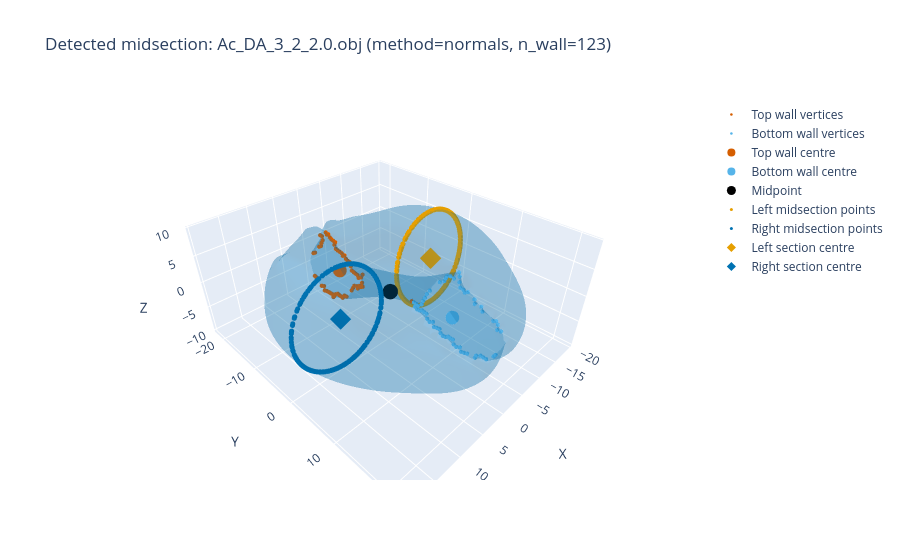

Notebook code cell kept with this figure:
### Code cell
## Single interactive Plotly check: detected midsection on one idealised mesh
import importlib
import cross_section_helpers as csh
importlib.reload(csh)

mesh_to_check = "../Meshes/Onion meshes/pressure_results/Ac_DA_3_2_2.0.obj"
summary = csh.visualize_detected_midsection(mesh_to_check, dot_thresh=0.2, min_normals_wall_vertices=20)
summary

### Figure 1 — Plotly figure (JSON) as saved in the notebook; plotly's stock layout.template omitted (floating-point values rounded to 4 significant figures; data arrays with more than 128 entries replaced by an {"elided": "..."} marker saying what was removed)
{"data": [{"color": "#0072B2", "i": {"elided": "27378 int values"}, "j": {"elided": "27378 int values"}, "k": {"elided": "27378 int values"}, "name": "Mesh", "opacity": 0.2, "type": "mesh3d", "x": {"elided": "13606 float values"}, "y": {"elided": "13606 float values"}, "z": {"elided": "13606 float values"}}, {"marker": {"color": "#D55E00", "size": 2.5}, "mode": "markers", "name": "Top wall vertices", "type": "scatter3d", "x": [0.07025, 0.1279, 0.1067, 0.08406, -0.02076, 0.1363, 0.1234, 0.1519, 0.2049, 0.1662, 0.1613, 0.1502, 0.1636, 0.1797, 0.179, 0.1157, 0.1962, 0.2704, 0.1766, 0.159, 0.2513, 0.2713, 0.2791, 0.25, 0.2051, 0.2343, 0.1648, 0.2053, 0.2499, 0.2598, 0.2751, 0.2413, 0.2931, 0.3018, 0.3112, 0.3145, 0.3281, 0.3433, 0.4469, 0.3786, 0.2922, 0.2264, 0.3545, 0.4653, 0.4854, 0.5127, 0.2361, 0.2561, 0.5594, 0.6237, 0.2856, 0.2527, 0.3227, 0.2689, 0.7173, 0.874, 0.7386, 0.7424, 0.3398, 0.3538, 0.2803, 0.3915], "y": [5.048, -6.189, -6.328, -6.528, -6.254, -7.15, -7.396, -7.849, -6.578, -6.998, -7.656, -8.37, -8.298, -8.77, -9.001, -8.777, -9.223, -7.327, -9.14, -8.758, -9.659, -10.07, -10.41, -10.88, -11.22, -11.72, -10.71, -11.25, -12.2, -12.7, -12.96, -12.73, -13.19, -11.67, -12.12, -13.63, -14.03, -14.37, -13.62, -12.99, -14.86, -15.23, -12.59, -14.29, -13.95, -14.35, -16.32, -16.39, -14.83, -15.34, -16.94, -16.73, -16.8, -17.54, -15.85, -16.29, -16.57, -17.3, -18.92, -19.33, -19.54, -19.75], "z": [0.2455, -2.573, -1.827, -0.827, -0.2007, -1.2, -0.7648, -0.6564, -2.781, -2.769, -3.157, -3.424, -0.5674, -0.4524, 0.3169, 0.9266, 1.052, -3.424, -4.787, -4.101, 1.158, 1.378, 1.928, 1.615, 1.972, 2.083, -6.959, -6.995, 2.144, 2.25, 2.977, 3.548, 3.651, -7.636, -7.566, 3.791, 3.994, 4.499, -7.762, -7.37, 4.217, 4.475, -7.484, -8.733, -8.306, -8.149, 2.516, 3.299, -8.123, -8.072, 1.125, 1.8, 3.365, 0.7196, -8.035, -8.019, -7.23, -7.512, -1.062, -6.718, -1.449, -6.572]}, {"marker": {"color": "#56B4E9", "size": 2.5}, "mode": "markers", "name": "Bottom wall vertices", "type": "scatter3d", "x": [-1.052, -0.9773, -0.9891, -0.9352, -0.9238, -0.9631, -0.858, -1.21, -0.8882, -0.9054, -1.169, -1.133, -0.7445, -0.7144, -1.144, -1.097, -0.5518, -0.9282, -0.5597, -0.5823, -0.5536, -0.5999, -0.6815, -0.6993, -0.8351, -0.7321, -0.7173, -0.5363, -0.5846, -0.5653, -0.5749, -0.4842, -0.4268, -0.4989, -0.5058, -0.4706, -0.4528, -0.5258, -0.4531, -0.4239, -0.4207, -0.3682, -0.3062, -0.2124, -0.2282, -0.2654, -0.07791, -0.09772, -0.124, -0.1305, -0.2036, -0.07082, -0.067, -0.06199, -0.01287, -0.08864, -0.09264, 0.02065, 0.01385, 0.02001, 0.0507], "y": [20.02, 19.49, 19.44, 19.14, 19.66, 18.69, 19.98, 18.45, 16.89, 16.62, 17.96, 17.51, 15.65, 15.55, 16.66, 16.82, 14.47, 15.39, 14.0, 13.68, 13.18, 12.92, 12.8, 12.63, 14.9, 14.43, 14.12, 12.0, 13.59, 13.08, 12.85, 11.44, 10.89, 11.51, 12.02, 10.46, 9.724, 12.4, 10.7, 11.08, 10.62, 10.41, 9.928, 9.461, 9.176, 8.169, 8.652, 8.16, 7.933, 7.429, 7.705, 6.576, 7.093, 6.946, 6.323, 7.479, 7.157, 6.146, 5.693, 5.916, 5.484], "z": [2.531, 2.506, 3.343, 3.842, -2.147, 3.593, -1.61, -3.692, 4.23, 4.899, -3.648, -3.585, 4.924, 5.649, -4.57, -4.005, 6.402, -4.452, 6.066, 6.389, 6.498, 7.228, 8.05, 8.631, -4.548, -4.591, -3.864, 7.426, -4.073, -3.865, -3.08, 7.557, 7.334, -3.326, -2.98, 6.292, 5.769, -3.065, 6.874, -3.331, -3.101, -2.366, -2.408, -2.433, -1.64, 3.624, -1.834, -1.551, -0.7089, 2.007, 2.783, -0.7793, -0.4927, 0.5729, 0.001378, -0.6426, 1.304, -0.7559, -0.4964, 0.1495, 0.2378]}, {"marker": {"color": "#D55E00", "size": 8}, "mode": "markers", "name": "Top wall centre", "type": "scatter3d", "x": [0.2917], "y": [-11.99], "z": [-1.81]}, {"marker": {"color": "#56B4E9", "size": 8}, "mode": "markers", "name": "Bottom wall centre", "type": "scatter3d", "x": [-0.5307], "y": [12.38], "z": [0.87]}, {"marker": {"color": "black", "size": 9}, "mode": "markers", "name": "Midpoint", "type": "scatter3d", "x": [-0.1195], "y": [0.1955], "z": [-0.47]}, {"marker": {"color": "#E69F00", "size": 3}, "mode": "markers", "name": "Left midsection points", "type": "scatter3d", "x": {"elided": "208 float values"}, "y": {"elided": "208 float values"}, "z": {"elided": "208 float values"}}, {"marker": {"color": "#0072B2", "size": 3}, "mode": "markers", "name": "Right midsection points", "type": "scatter3d", "x": {"elided": "209 float values"}, "y": {"elided": "209 float values"}, "z": {"elided": "209 float values"}}, {"marker": {"color": "#E69F00", "size": 7, "symbol": "diamond"}, "mode": "markers", "name": "Left section centre", "type": "scatter3d", "x": [-10.42], "y": [-0.3247], "z": [1.099]}, {"marker": {"color": "#0072B2", "size": 7, "symbol": "diamond"}, "mode": "markers", "name": "Right section centre", "type": "scatter3d", "x": [10.47], "y": [0.491], "z": [0.09194]}], "layout": {"scene": {"aspectmode": "data", "xaxis": {"title": {"text": "X"}}, "yaxis": {"title": {"text": "Y"}}, "zaxis": {"title": {"text": "Z"}}}, "title": {"text": "Detected midsection: Ac_DA_3_2_2.0.obj (method=normals, n_wall=123)"}}}
